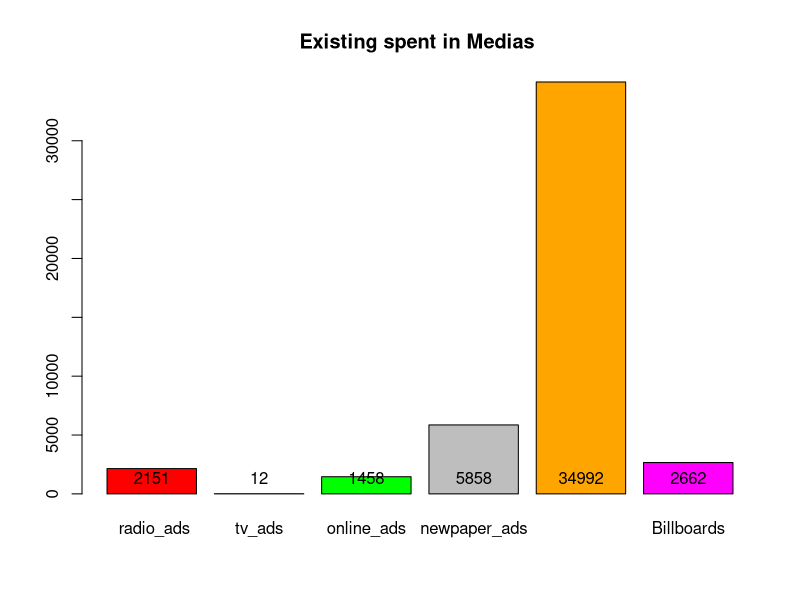

Write the R code that produced this figure.
#Simulation for Media mix

##Let us define the returns matrix and initialize the investments at Rs. 1000
#As we do 1000 simulations again, we store them in arrays of same length

rm(list=ls(all=TRUE))


#ROI
Returns=matrix(c(0.8, 0.06, 0.9, 0.9,
                 0.2, 1, 1.05, 1, 1, 
                 1.1, 3, 1, 1.2, 3, 
                 1, 1.4, 3, 1.1), 
               nrow=3, ncol=6, byrow=TRUE)

##Budget Allocation
radio_ads=tv_ads=online_ads=newpaper_ads=Magazine_Advertising_Spend=Billboards=2000

radio_adsOutcome=tv_adsOutcome=online_adsOutcome=newpaper_adsOutcome=Magazine_Advertising_SpendOutcome=BillboardsOutcome=
  rep(0, 200)

##We are preparing to conduct 1000 iterations

sims = 1

while (sims <=200) {
  
  ##We are dealing with a different looping construct to do 1000 simulations.  
 
  
  for (i in 1:10) {
    
    ##The exact outcome is modeled to be random
    
    Outcome = sample(1:3,1)
    
    radio_ads=Returns[Outcome,1]*radio_ads
    tv_ads=Returns[Outcome,2]*tv_ads
    online_ads=Returns[Outcome,3]*online_ads
    newpaper_ads=Returns[Outcome,4]*newpaper_ads
   Magazine_Advertising_Spend=Returns[Outcome,5]*Magazine_Advertising_Spend
    Billboards=Returns[Outcome,6]*Billboards
  }
  
  ##Let us store the results of the jth iteration as jth value in each array
  
  radio_adsOutcome[sims]=radio_ads
  tv_adsOutcome[sims]=tv_ads
  newpaper_adsOutcome[sims]=newpaper_ads
  online_adsOutcome[sims]=online_ads
  Magazine_Advertising_SpendOutcome[sims]=Magazine_Advertising_Spend
  BillboardsOutcome[sims]=Billboards
  
  ##Let us reinitialize and start a new iteration
  
  radio_ads=tv_ads=online_ads=newpaper_ads=Magazine_Advertising_Spend=Billboards=2000
  sims=sims+1
}

Averageradio_ads=median(radio_adsOutcome)
Averagetv_ads=median(tv_adsOutcome)
Averageonline_ads=median(online_adsOutcome)
Averagenewpaper_ads=median( newpaper_adsOutcome)
AverageMagazine_Advertising_Spend=median(Magazine_Advertising_SpendOutcome)
AverageBillboards=median(BillboardsOutcome)

bp<-barplot(c(Averageradio_ads,Averagetv_ads, Averageonline_ads,Averagenewpaper_ads,AverageMagazine_Advertising_Spend,AverageBillboards),names.arg=c(" radio_ads","tv_ads", "online_ads","newpaper_ads","Magazine_Advertising_Spend","Billboards"),col=c("red", "yellow", "green", "grey",
                                                                                                                                                                                                                                                     "orange", "magenta"),main="Existing spent in Medias ")

text(bp, 0, round(c(Averageradio_ads,Averagetv_ads, Averageonline_ads,Averagenewpaper_ads,AverageMagazine_Advertising_Spend,AverageBillboards)),cex=1,pos=3)















